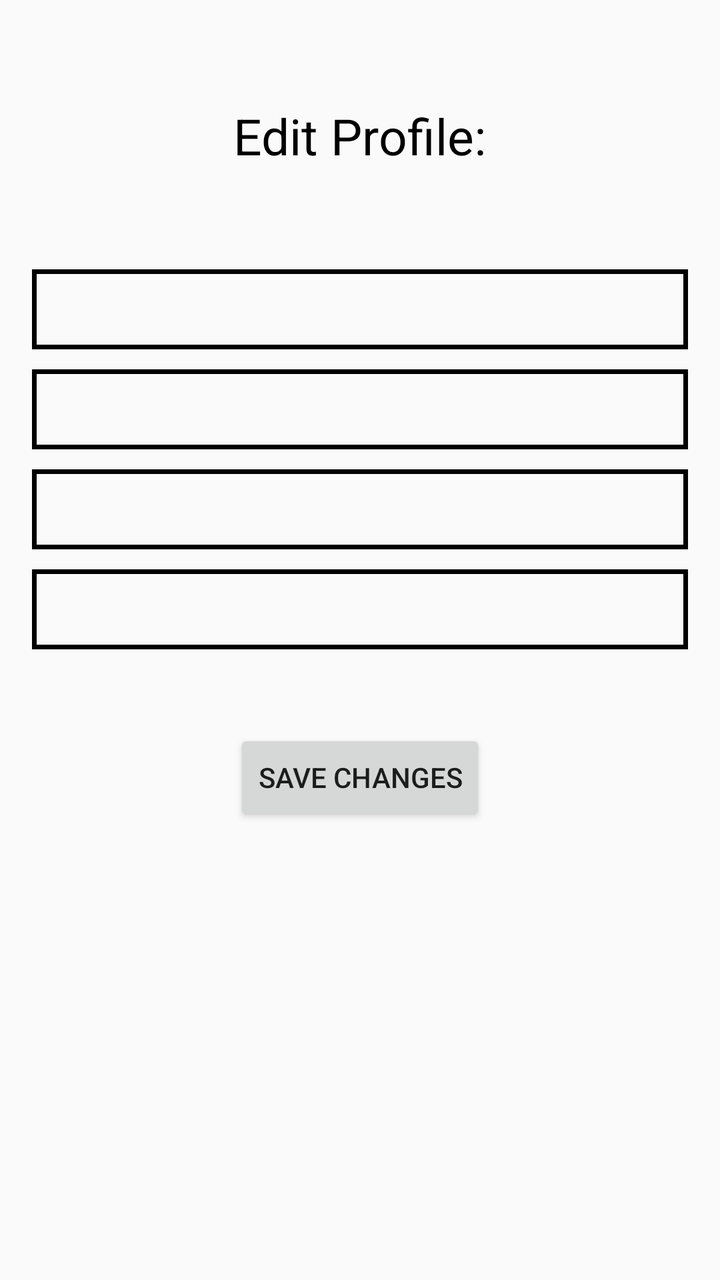
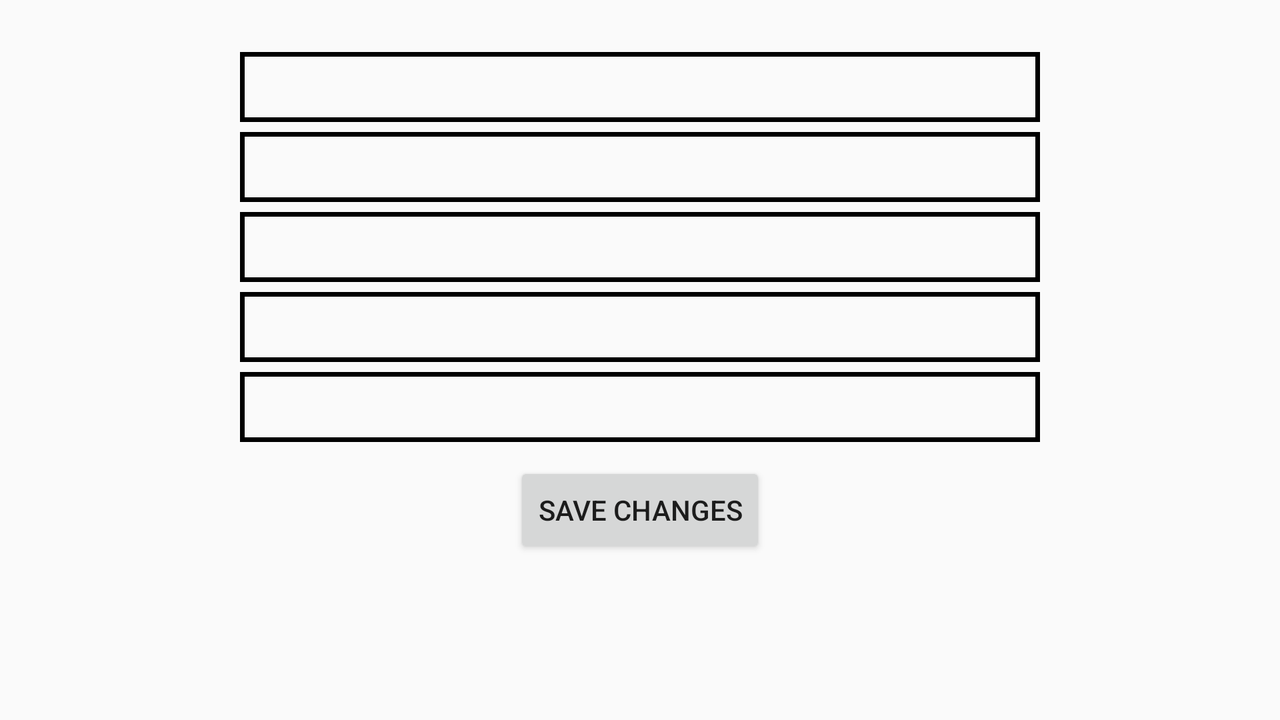

An Android layout and its configuration variant, each rendered on a device that would load it. The default file and the variant file are quoted in full after the pictures.
<!-- AndroidManifest.xml: application theme AppTheme -->
<!-- res/layout/activity_edit_profile.xml -->
<?xml version="1.0" encoding="utf-8"?>
<RelativeLayout xmlns:android="http://schemas.android.com/apk/res/android"
    xmlns:tools="http://schemas.android.com/tools" android:layout_width="match_parent"
    android:layout_height="match_parent" android:paddingLeft="@dimen/activity_horizontal_margin"
    android:paddingRight="@dimen/activity_horizontal_margin"
    android:paddingTop="@dimen/activity_vertical_margin"
    android:paddingBottom="@dimen/activity_vertical_margin"
    tools:context="com.example.user.airscort_agriculture.EditProfileActivity">


    <TextView
        android:layout_width="wrap_content"
        android:layout_height="wrap_content"
        android:id="@+id/title"
        android:layout_alignParentTop="true"
        android:layout_marginTop="35dp"
        android:text="Edit Profile:"
        android:textSize="25sp"
        android:textColor="@color/black"
        android:layout_centerHorizontal="true"/>

    <EditText
        android:layout_width="400dp"
        android:layout_height="40dp"
        android:layout_below="@+id/title"
        android:id="@+id/editFName"
        android:layout_marginTop="50dp"
        android:inputType="text"
        android:textColor="#000000"
        android:background="@drawable/border_black"
        android:layout_centerHorizontal="true"/>


    <EditText
        android:layout_width="400dp"
        android:layout_height="40dp"
        android:id="@+id/editLName"
        android:layout_below="@+id/editFName"
        android:layout_marginTop="10dp"
        android:inputType="text"
        android:textColor="#000000"
        android:background="@drawable/border_black"
        android:layout_centerHorizontal="true"/>


    <EditText
        android:layout_width="400dp"
        android:layout_height="40dp"
        android:inputType="textEmailAddress"
        android:ems="10"
        android:id="@+id/editEmail"
        android:layout_below="@+id/editLName"
        android:layout_marginTop="10dp"
        android:textColor="#000000"
        android:background="@drawable/border_black"
        android:layout_centerHorizontal="true"/>

    <EditText
        android:layout_width="400dp"
        android:layout_height="40dp"
        android:inputType="textPassword"
        android:id="@+id/editPassword"
        android:layout_below="@+id/editEmail"
        android:layout_marginTop="10dp"
        android:textColor="#000000"
        android:background="@drawable/border_black"
        android:layout_centerHorizontal="true"/>


    <Button
        android:layout_width="wrap_content"
        android:layout_height="wrap_content"
        android:text="save changes"
        android:layout_marginTop="40dp"
        android:id="@+id/saveChangesButton"
        android:layout_centerHorizontal="true"
        android:layout_below="@+id/editPassword"
        />

</RelativeLayout>
<!-- resources referenced by this layout -->
<resources>
  <color name="black">#000000</color>
  <dimen name="activity_horizontal_margin">16dp</dimen>
  <dimen name="activity_vertical_margin">16dp</dimen>
  <!-- drawable border_black (drawable) -->
  <?xml version="1.0" encoding="utf-8"?>
  <selector xmlns:android="http://schemas.android.com/apk/res/android">
      <item>
          <shape android:shape="rectangle">
              <stroke android:width="2.3dp" android:color="#000000"/>
          </shape>
      </item>
  </selector>
  <style name="AppTheme" parent="Theme.AppCompat.Light.DarkActionBar">
          
          <item name="colorPrimary">@color/colorPrimary</item>
          <item name="colorPrimaryDark">@color/colorPrimaryDark</item>
          <item name="colorAccent">@color/colorAccent</item>
      </style>
  <color name="colorPrimary">#3F51B5</color>
  <color name="colorPrimaryDark">#303F9F</color>
  <color name="colorAccent">#FF4081</color>
</resources>
<!-- res/layout-land/activity_edit_profile.xml (the repository's variant of the layout above) -->
<!-- drawn on the phone turned sideways -->
<?xml version="1.0" encoding="utf-8"?>
<RelativeLayout xmlns:android="http://schemas.android.com/apk/res/android"
    xmlns:tools="http://schemas.android.com/tools" android:layout_width="match_parent"
    android:layout_height="match_parent" android:paddingLeft="@dimen/activity_horizontal_margin"
    android:paddingRight="@dimen/activity_horizontal_margin"
    android:paddingTop="@dimen/activity_vertical_margin"
    android:paddingBottom="@dimen/activity_vertical_margin"
    tools:context="com.example.user.airscort_agriculture.Activities.EditProfileActivity"
    android:background="@drawable/fade_bg">

    <EditText
        android:layout_width="400dp"
        android:layout_height="35dp"
        android:layout_below="@+id/title"
        android:id="@+id/editFName"
        android:layout_marginTop="10dp"
        android:inputType="text"
        android:textColor="#000000"
        android:background="@drawable/border_black"
        android:layout_centerHorizontal="true"/>


    <EditText
        android:layout_width="400dp"
        android:layout_height="35dp"
        android:id="@+id/editLName"
        android:layout_below="@+id/editFName"
        android:layout_marginTop="5dp"
        android:inputType="text"
        android:textColor="#000000"
        android:background="@drawable/border_black"
        android:layout_centerHorizontal="true"/>


    <EditText
        android:layout_width="400dp"
        android:layout_height="35dp"
        android:inputType="textEmailAddress"
        android:ems="10"
        android:id="@+id/editEmail"
        android:layout_below="@+id/editLName"
        android:layout_marginTop="5dp"
        android:textColor="#000000"
        android:background="@drawable/border_black"
        android:layout_centerHorizontal="true"/>

    <EditText
        android:layout_width="400dp"
        android:layout_height="35dp"
        android:inputType="textPassword"
        android:id="@+id/editPassword"
        android:layout_below="@+id/editEmail"
        android:layout_marginTop="5dp"
        android:textColor="#000000"
        android:background="@drawable/border_black"
        android:layout_centerHorizontal="true"/>
    <EditText
        android:layout_width="400dp"
        android:layout_height="35dp"
        android:inputType="textPassword"
        android:id="@+id/confirmeditPassword"
        android:layout_below="@+id/editPassword"
        android:layout_marginTop="5dp"
        android:textColor="#000000"
        android:background="@drawable/border_black"
        android:layout_centerHorizontal="true"/>


    <Button
        android:layout_width="wrap_content"
        android:layout_height="wrap_content"
        android:text="save changes"
        android:layout_marginTop="10dp"
        android:id="@+id/saveChangesButton"
        android:layout_centerHorizontal="true"
        android:layout_below="@+id/confirmeditPassword"
        />

</RelativeLayout>
<!-- resources referenced by the variant -->
<!-- as the phone turned sideways resolves them -->
<resources>
  <dimen name="activity_horizontal_margin">16dp</dimen>
  <dimen name="activity_vertical_margin">16dp</dimen>
  <!-- drawable border_black (drawable) -->
  <?xml version="1.0" encoding="utf-8"?>
  <selector xmlns:android="http://schemas.android.com/apk/res/android">
      <item>
          <shape android:shape="rectangle">
              <stroke android:width="2.3dp" android:color="#000000"/>
          </shape>
      </item>
  </selector>
  <style name="AppTheme" parent="Theme.AppCompat.Light.DarkActionBar">
          
          <item name="colorPrimary">@color/colorPrimary</item>
          <item name="colorPrimaryDark">@color/colorPrimaryDark</item>
          <item name="colorAccent">@color/colorAccent</item>
      </style>
  <color name="colorPrimary">#3F51B5</color>
  <color name="colorPrimaryDark">#303F9F</color>
  <color name="colorAccent">#FF4081</color>
</resources>
